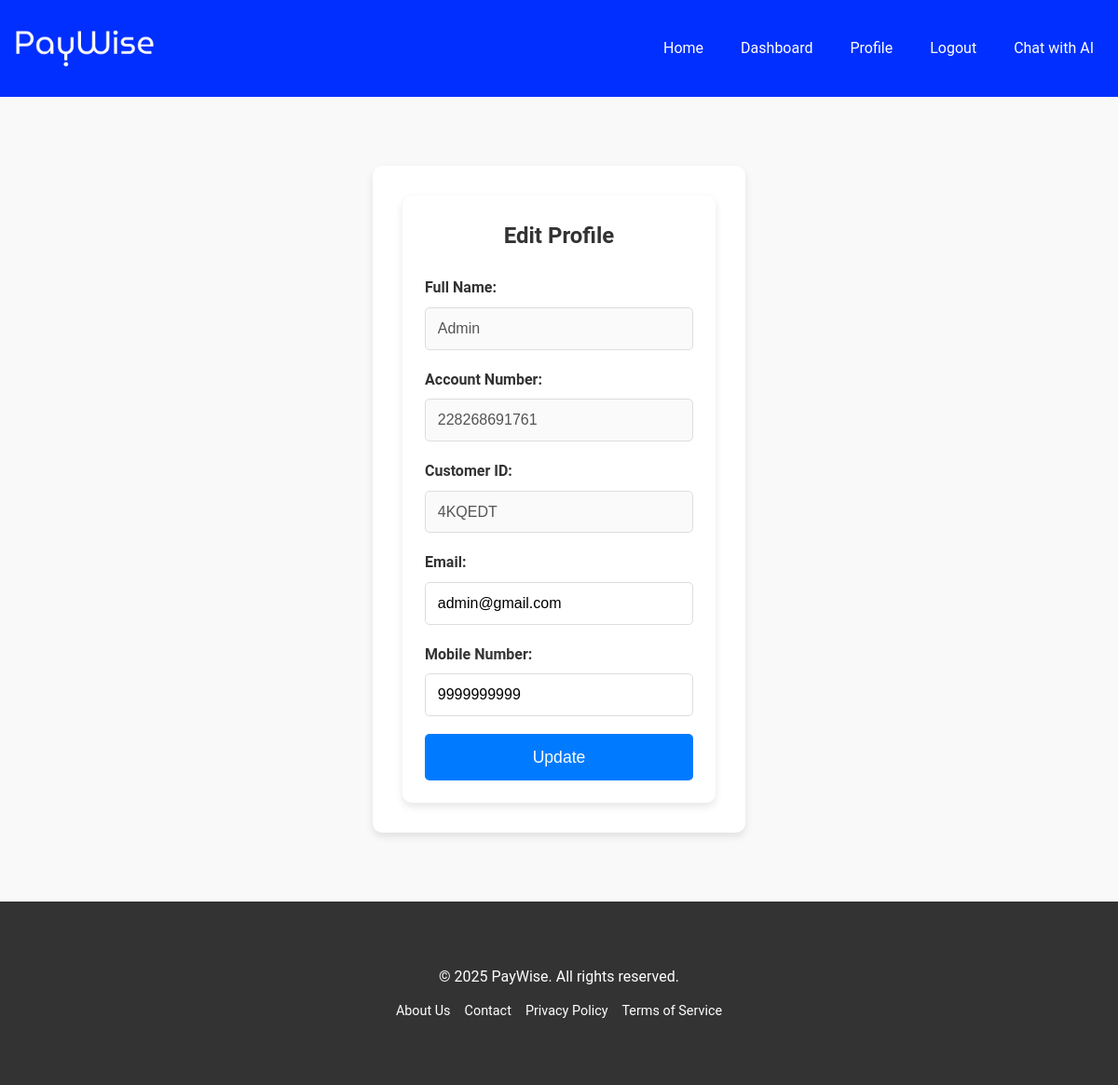
Screenshot of /edit_profile (signed in) with the database file from the repository.
### app.py (models this page shows, shortened)
class User(db.Model, UserMixin):
    id = db.Column(db.Integer, primary_key=True)
    full_name = db.Column(db.String(100), nullable=False)
    username = db.Column(db.String(100), unique=True, nullable=False)
    email = db.Column(db.String(100), unique=True, nullable=False)
    mobile_number = db.Column(db.String(15), unique=True, nullable=False)
    password = db.Column(db.String(200), nullable=False)
    balance = db.Column(db.Float, default=100000.0)  # Set initial balance to ₹100,000
    account_number = db.Column(db.String(12), unique=True, nullable=False, default=generate_account_number)
    customer_id = db.Column(db.String(6), unique=True, nullable=False, default=generate_customer_id)
    __table_args__ = (
        UniqueConstraint('email', name='uq_user_email'),
        UniqueConstraint('mobile_number', name='uq_user_mobile_number'),
        CheckConstraint('balance >= 0', name='check_user_balance')
    )

### app.py (the view, shortened to what this page needs)
@app.route('/edit_profile', methods=['GET', 'POST'])
@login_required
def edit_profile():
    return render_template('edit_profile.html', user=current_user)

### app.py (called while the page is built)
@login_manager.user_loader
def load_user(user_id):
    with db.session() as session:
        return session.get(User, int(user_id))

### templates/edit_profile.html
{% extends 'base.html' %}
{% block content %}
<div class="center-container">
    <div class="edit-profile-page">
        <form method="POST">
            <h2>Edit Profile</h2>
            <div>
                <label>Full Name:</label>
                <input type="text" value="{{ user.full_name }}" disabled>
            </div>
            <div>
                <label>Account Number:</label>
                <input type="text" value="{{ user.account_number }}" disabled>
            </div>
            <div>
                <label>Customer ID:</label>
                <input type="text" value="{{ user.customer_id }}" disabled>
            </div>
            <div>
                <label>Email:</label>
                <input type="email" name="email" value="{{ user.email }}" required>
            </div>
            <div>
                <label>Mobile Number:</label>
                <input type="text" name="mobile_number" value="{{ user.mobile_number }}" required>
            </div>
            <button type="submit">Update</button>
        </form>
    </div>
</div>
{% endblock %}

### static/styles.css (style rules this page uses)
* { margin: 0; padding: 0; box-sizing: border-box; }
body { font-family: 'Roboto', sans-serif; background-color: #f9f9f9; color: #333; line-height: 1.6; }
button, .btn { display: inline-block; background-color: #007BFF; color: white; padding: 0.5rem 1rem; border: none; border-radius: 5px; cursor: pointer; text-align: center; font-size: 1rem; }
form { background: white; padding: 1.5rem; border-radius: 10px; box-shadow: 0 4px 8px rgba(0, 0, 0, 0.1); }
form label { display: block; margin-bottom: 0.5rem; font-weight: bold; }
form input, form select { width: 100%; padding: 0.5rem; margin-bottom: 1rem; border: 1px solid #ccc; border-radius: 5px; }
.center-container { display: flex; justify-content: center; align-items: center; min-height: 100vh; }
.login-page, .register-page, .edit-profile-page { width: 100%; max-width: 400px; margin: auto; padding: 2rem; background: white; border-radius: 10px; box-shadow: 0 4px 8px rgba(0, 0, 0, 0.1); }
.login-page h2, .register-page h2, .edit-profile-page h2 { text-align: center; margin-bottom: 1.5rem; }
.login-page input, .register-page input, .edit-profile-page input { width: 100%; padding: 0.8rem; margin-bottom: 1.2rem; border: 1px solid #ddd; border-radius: 5px; font-size: 1rem; }
.login-page button, .register-page button, .edit-profile-page button { width: 100%; padding: 0.9rem; background-color: #007BFF; color: white; border: none; border-radius: 5px; font-size: 1.1rem; cursor: pointer; transition: background-color 0.3s ease; }

### rows the page displays
User: full_name "Admin", account_number "228268691761", customer_id "4KQEDT", email "admin@gmail.com", mobile_number "9999999999"
